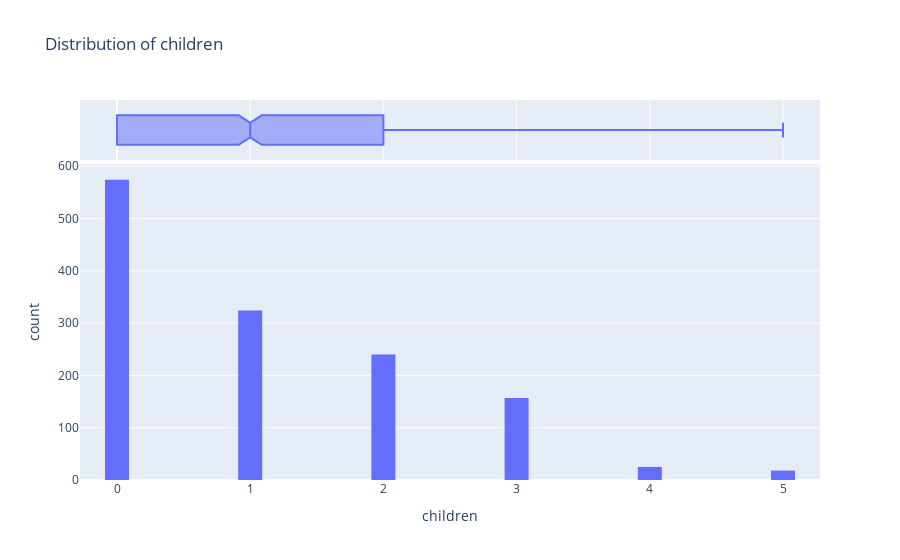

The code cell stored with this chart in its notebook:
### Code cell
fig = px.histogram(
    df,
    x='children',
    marginal='box',
    nbins=47,
    title="Distribution of children"
)
fig.update_layout(bargap=0.1)
fig.show()

### Figure 1 — Plotly figure (JSON) as saved in the notebook; plotly's stock layout.template omitted (floating-point values rounded to 4 significant figures; data arrays with more than 128 entries replaced by an {"elided": "..."} marker saying what was removed)
{"data": [{"bingroup": "x", "hovertemplate": "children=%{x}<br>count=%{y}<extra></extra>", "legendgroup": "", "marker": {"color": "#636efa", "pattern": {"shape": ""}}, "name": "", "nbinsx": 47, "orientation": "v", "showlegend": false, "type": "histogram", "x": {"elided": "1338 int values"}, "xaxis": "x", "yaxis": "y"}, {"hovertemplate": "children=%{x}<extra></extra>", "legendgroup": "", "marker": {"color": "#636efa"}, "name": "", "notched": true, "showlegend": false, "type": "box", "x": {"elided": "1338 int values"}, "xaxis": "x2", "yaxis": "y2"}], "layout": {"bargap": 0.1, "barmode": "relative", "legend": {"tracegroupgap": 0}, "title": {"text": "Distribution of children"}, "xaxis": {"anchor": "y", "domain": [0, 1], "title": {"text": "children"}}, "xaxis2": {"anchor": "y2", "domain": [0, 1], "matches": "x", "showgrid": true, "showticklabels": false}, "yaxis": {"anchor": "x", "domain": [0, 0.8316], "title": {"text": "count"}}, "yaxis2": {"anchor": "x2", "domain": [0.8416, 1], "matches": "y2", "showgrid": false, "showline": false, "showticklabels": false, "ticks": ""}}}
